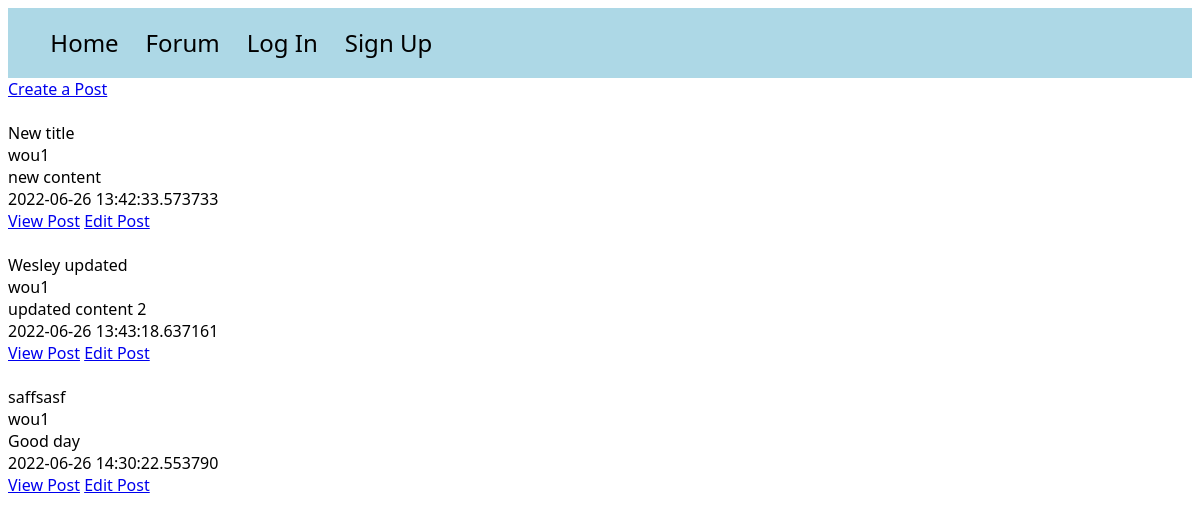
Page /posts on the earlier database version.
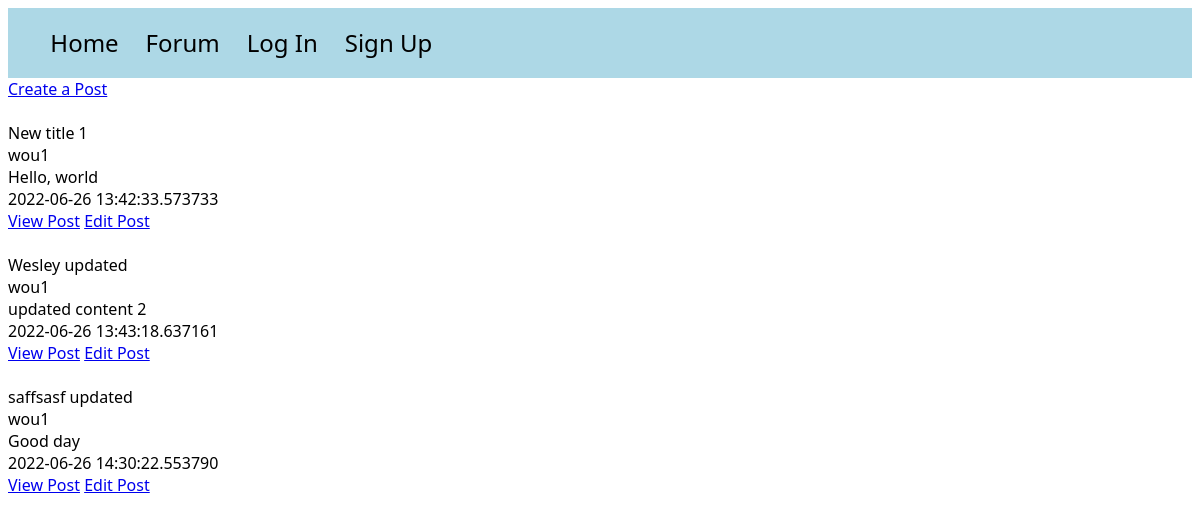
Same page on the later database version.
### models.py (models this page shows)
class Post(db.Model):
    id = db.Column(db.Integer, primary_key=True)
    title = db.Column(db.String(100))
    content = db.Column(db.Text)
    author = db.Column(db.String(100)) #needs connec to user
    date_posted = db.Column(db.DateTime, default=datetime.utcnow)
    slug = db.Column(db.String(256))

### app.py (the view)
@app.route('/posts')
def posts():
    posts = Post.query.order_by(Post.date_posted)
    return render_template("posts.html", posts=posts)

### templates/posts.html (shortened to what this page needs)
<!DOCTYPE html>
<html lang="en">
<head>
</head>
<link rel="stylesheet" href="/static/style.css">
<body>
<div id="navbar">
    <ul>
        <a href="{{ url_for('home') }}"><li>Home</li></a>
        <a href="{{ url_for('posts') }}"><li>Forum</li></a>
         {% if not current_user.is_authenticated %}
        <a href="{{ url_for('auth.login') }}"><li>Log In</li></a> <a href="{{ url_for('auth.signup') }}"><li>Sign Up</li></a>
        {% endif %}
    </ul>
</div>
<a href="{{ url_for('write_post') }}">Create a Post</a><br><br>
{% for post in posts %}
    {{ post.title }}<br>
    {{ post.author }}<br>
    {{ post.content }}<br>
    {{ post.date_posted }}<br>
    <a href="{{ url_for('post', id=post.id) }}">View Post</a>
    <a href="{{ url_for('edit_post', id=post.id) }}">Edit Post</a>
    <br><br>
{% endfor %}
</body>
</html>

Differences in the rows shown:
changed Post: title "New title" → "New title 1"; content "new content" → "Hello, world"
changed Post "Good day": title "saffsasf" → "saffsasf updated"
